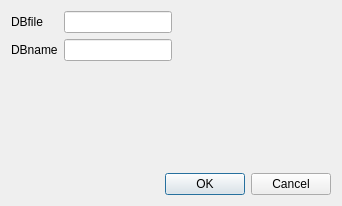
<?xml version="1.0" encoding="UTF-8"?>
<ui version="4.0">
 <class>Settings</class>
 <widget class="QWidget" name="Settings">
  <property name="geometry">
   <rect>
    <x>0</x>
    <y>0</y>
    <width>342</width>
    <height>206</height>
   </rect>
  </property>
  <property name="windowTitle">
   <string>Settings</string>
  </property>
  <layout class="QGridLayout" name="gridLayout">
   <item row="0" column="0">
    <layout class="QFormLayout" name="formLayout">
     <property name="fieldGrowthPolicy">
      <enum>QFormLayout::FieldsStayAtSizeHint</enum>
     </property>
     <item row="0" column="0">
      <widget class="QLabel" name="label">
       <property name="text">
        <string>DBfile</string>
       </property>
      </widget>
     </item>
     <item row="0" column="1">
      <widget class="QLineEdit" name="option1"/>
     </item>
     <item row="1" column="0">
      <widget class="QLabel" name="label_2">
       <property name="text">
        <string>DBname</string>
       </property>
      </widget>
     </item>
     <item row="1" column="1">
      <widget class="QLineEdit" name="option2"/>
     </item>
    </layout>
   </item>
   <item row="1" column="0">
    <widget class="QDialogButtonBox" name="buttonBox">
     <property name="standardButtons">
      <set>QDialogButtonBox::Cancel|QDialogButtonBox::Ok</set>
     </property>
    </widget>
   </item>
  </layout>
 </widget>
 <resources/>
 <connections/>
</ui>
